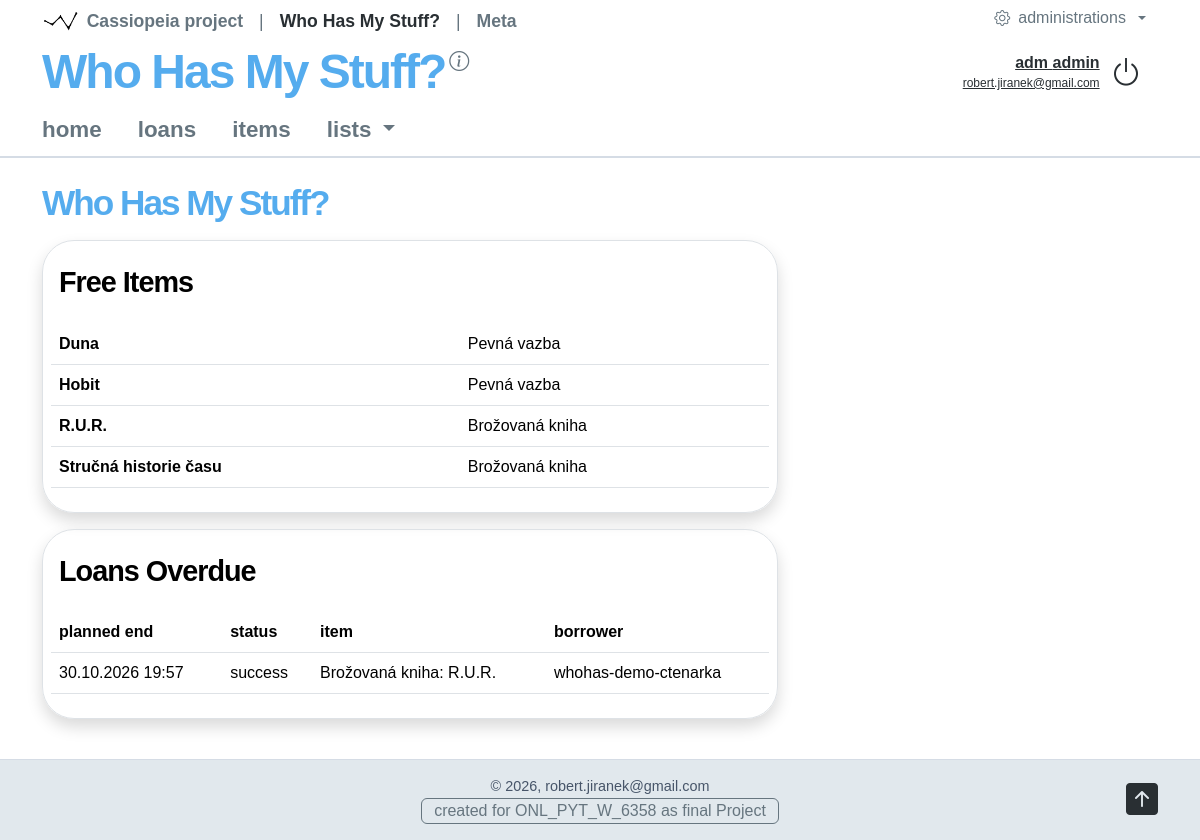
The page /whohas/ (signed in) on the database as committed earlier.
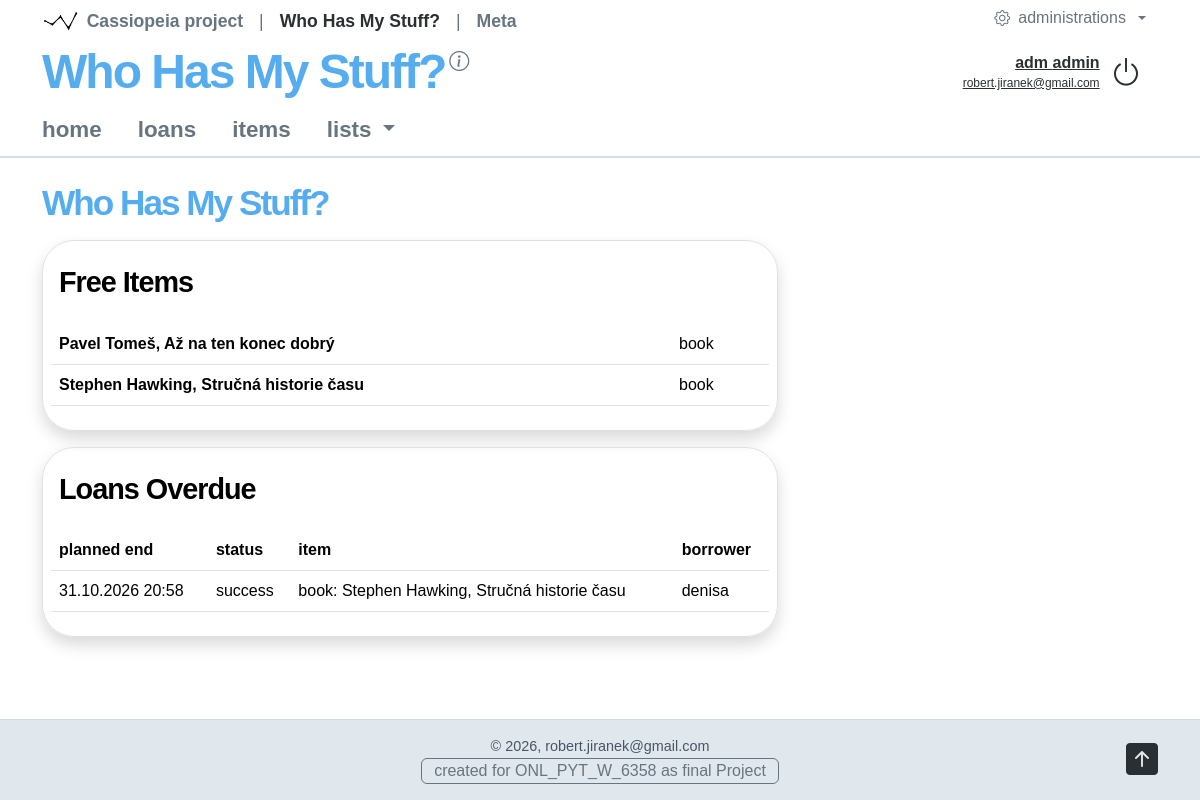
The same page on the database as committed later.
### whohas/models.py (models this page shows, shortened)
class Items(models.Model):
     name = models.CharField(max_length=120, null=False, db_index=True)
     description = models.TextField(null=True, blank=True)
     owner = models.ForeignKey(settings.AUTH_USER_MODEL,on_delete=models.PROTECT, null=True, blank=True,)
     item_type = models.ForeignKey("ItemTypes", on_delete=models.PROTECT, related_name="items", null=True, blank=True,)
     item_categories = models.ManyToManyField("ItemCategories", related_name="items", blank=True,)

class ItemTypes(models.Model):
     name = models.CharField(max_length=120, unique=True)

class Loans(models.Model):
     tstamp_planned_start = models.DateTimeField(default=timezone.now)
     tstamp_planned_end = models.DateTimeField(null=True, blank=True,)
     tstamp_real_start = models.DateTimeField(null=True, blank=True,)
     tstamp_real_end = models.DateTimeField(null=True, blank=True,)
     description = models.TextField(null=True, blank=True)
     status = models.ForeignKey("LoanStatuses", on_delete=models.PROTECT, related_name="loans", null=True, blank=True, )
     item = models.ForeignKey("Items", on_delete=models.PROTECT, related_name="loans", null=True, blank=True, )
     borrower = models.ForeignKey(settings.AUTH_USER_MODEL,on_delete=models.PROTECT, null=False, blank=False,)

class LoanStatuses(models.Model):
     name = models.CharField(max_length=24, null=False, db_index=True)
     format = models.JSONField(default=dict, null=True)

### whohas/views/whohas.py (the view)
class WhohasView(SysAuthNoPermission, View):
    permission_required = "whohas.view_whohashomepage"
    def get(self, request):
        web_data = {}
        web_data["itemsfree"] = self.itemfree()
        web_data["loansover"] = self.overdue_loans()
        return self.page_render(request, "whohas", web_data)
    @staticmethod
    def itemfree():
        open_loans = Loans.objects.filter(
            item_id=OuterRef("pk"), tstamp_real_end__isnull=True,
        )
        return (
            Items.objects.filter(~Exists(open_loans))
            .select_related("item_type")
            .order_by("name", "pk")
        )
    @staticmethod
    def overdue_loans():
        return Loans.objects.filter(status__name="success").order_by("tstamp_planned_end", "pk")

### syscor/views/tools.py (called while the page is built)
    @staticmethod
    def session_clear(request, session_name):
        request.session.pop(session_name, None)
        return True

### syscor/views/web.py (called while the page is built)
    @staticmethod
    def web_application_attribute_get(application_code: str = 'cassiopeia', application_attribut: str = None) -> dict[str, str] | str:
        application_code = application_code.lower()
        attribs = WEB_APPLICATIONS[application_code].copy()
        attribs['application_code'] = application_code
        if application_attribut is None:
            return attribs
        else:
            application_attribut = application_attribut.lower()
            return attribs[application_attribut]

    @staticmethod
    def web_application_module_attribute_get(module_code: str = 'cassiopeia', module_attribut: str = None) -> dict[str, str] | str:
        module_code = module_code.lower()
        attribs = WEB_APPLICATION_MODULES[module_code].copy()
        attribs['module_code'] = module_code
        if module_attribut is None:
            return attribs
        else:
            module_attribut = module_attribut.lower()
            return attribs[module_attribut]

### whohas/templates/whohas.html (shortened to what this page needs)
{% extends "syscor-body.html" %}
{% block content-l2 %}
<h1>{{ web_page_attributes.module_name }}</h1>
<div class="row mt-3">
    <div class="col-12 col-lg-8">
        {% include "info/info-items.html" with title="Free Items" data=web_data.itemsfree only %}
        {% include "info/info-loans.html" with title="Loans Overdue" data=web_data.loansover only %}
    </div>
    <div class="col-12 col-lg-4">
    </div>
</div>
{% endblock %}

### whohas/templates/info/info-items.html (shortened to what this page needs)
<div class="table border rounded-5 p-2 shadow">
    <table class="table">
        <caption class="caption-top"><h2>{{ title }}</h2></caption>
        <tbody>
        {% for item in data %}
            <tr><th scope="row">{{ item.name }}</th><td>{{ item.item_type.name|default:"–" }}</td></tr>
        {% empty %}
            <tr><td colspan="2" class="text-sm-center">No information available.</td></tr>
        {% endfor %}
        </tbody>
    </table>
</div>

### whohas/templates/info/info-loans.html (shortened to what this page needs)
<div class="table border rounded-5 p-2 shadow">
    <table class="table">
        <caption class="caption-top"><h2>{{ title }}</h2></caption>
                <th>planned end</th>
                <th>status</th>
                <th>item</th>
                <th>borrower</th>
        <tbody>
        {% for loan in data %}
            <tr>
                <td >{{ loan.tstamp_planned_end|date:"d.m.Y H:i" }}</td>
                <td>{{ loan.status.name|default:"–" }}</td>
                <td>{{ loan.item.item_type.name|default:"–" }}: {{ loan.item.name|default:"–" }}</td>
                <td>{{ loan.borrower.username|default:"–" }}</td>
            </tr>
        {% empty %}
            <tr><td colspan="2" class="text-sm-center">No information available.</td></tr>
        {% endfor %}
        </tbody>
    </table>
</div>

Rows that differ between the two databases and show on the page:
removed Items: name "Duna", item_type.name "Pevná vazba"
removed Items: name "Hobit", item_type.name "Pevná vazba"
removed Items: name "R.U.R.", item_type.name "Brožovaná kniha"
removed Items: name "Stručná historie času", item_type.name "Brožovaná kniha"
removed Loans: tstamp_planned_end "30.10.2026 19:57", status.name "success", item.item_type.name "Brožovaná kniha", item.name "R.U.R.", borrower.username "whohas-demo-ctenarka"
added Items: name "Pavel Tomeš, Až na ten konec dobrý", item_type.name "book"
added Items: name "Stephen Hawking, Stručná historie času", item_type.name "book"
added Loans: tstamp_planned_end "31.10.2026 20:58", status.name "success", item.item_type.name "book", item.name "Stephen Hawking, Stručná historie času", borrower.username "denisa"
